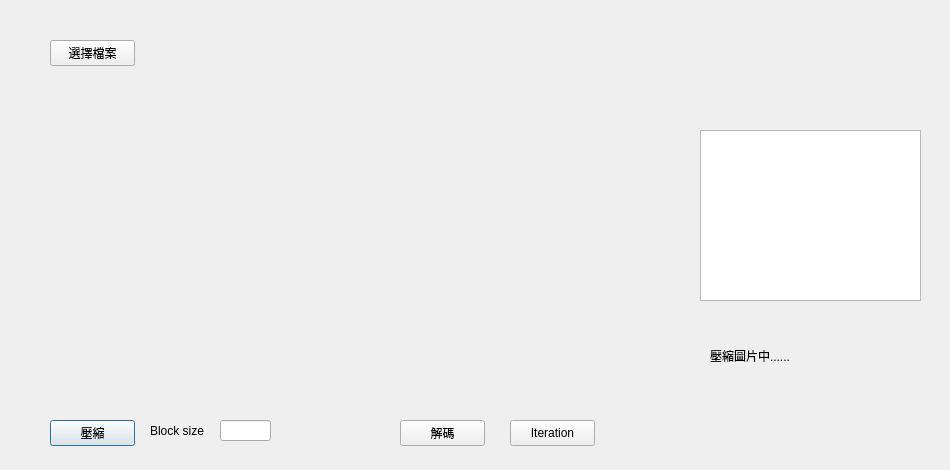
<?xml version="1.0" encoding="UTF-8"?>
<ui version="4.0">
 <class>FractalWindow</class>
 <widget class="QDialog" name="FractalWindow">
  <property name="geometry">
   <rect>
    <x>0</x>
    <y>0</y>
    <width>950</width>
    <height>470</height>
   </rect>
  </property>
  <property name="minimumSize">
   <size>
    <width>950</width>
    <height>470</height>
   </size>
  </property>
  <property name="maximumSize">
   <size>
    <width>16777215</width>
    <height>16777215</height>
   </size>
  </property>
  <property name="windowTitle">
   <string>Fractal</string>
  </property>
  <widget class="QPushButton" name="encode">
   <property name="geometry">
    <rect>
     <x>50</x>
     <y>420</y>
     <width>85</width>
     <height>26</height>
    </rect>
   </property>
   <property name="text">
    <string>壓縮</string>
   </property>
  </widget>
  <widget class="QPushButton" name="decode">
   <property name="geometry">
    <rect>
     <x>400</x>
     <y>420</y>
     <width>85</width>
     <height>26</height>
    </rect>
   </property>
   <property name="text">
    <string>解碼</string>
   </property>
  </widget>
  <widget class="QPushButton" name="Iteration">
   <property name="geometry">
    <rect>
     <x>510</x>
     <y>420</y>
     <width>85</width>
     <height>26</height>
    </rect>
   </property>
   <property name="text">
    <string>Iteration</string>
   </property>
  </widget>
  <widget class="QPushButton" name="file">
   <property name="geometry">
    <rect>
     <x>50</x>
     <y>40</y>
     <width>85</width>
     <height>26</height>
    </rect>
   </property>
   <property name="text">
    <string>選擇檔案</string>
   </property>
  </widget>
  <widget class="QTableWidget" name="table">
   <property name="geometry">
    <rect>
     <x>700</x>
     <y>130</y>
     <width>221</width>
     <height>171</height>
    </rect>
   </property>
  </widget>
  <widget class="QLabel" name="label">
   <property name="geometry">
    <rect>
     <x>150</x>
     <y>420</y>
     <width>61</width>
     <height>21</height>
    </rect>
   </property>
   <property name="text">
    <string>Block size</string>
   </property>
  </widget>
  <widget class="QLineEdit" name="block_size_input">
   <property name="geometry">
    <rect>
     <x>220</x>
     <y>420</y>
     <width>51</width>
     <height>21</height>
    </rect>
   </property>
  </widget>
  <widget class="QLabel" name="show_compressing">
   <property name="geometry">
    <rect>
     <x>710</x>
     <y>330</y>
     <width>131</width>
     <height>51</height>
    </rect>
   </property>
   <property name="text">
    <string>壓縮圖片中......</string>
   </property>
  </widget>
 </widget>
 <layoutdefault spacing="6" margin="11"/>
 <resources/>
 <connections>
  <connection>
   <sender>file</sender>
   <signal>clicked()</signal>
   <receiver>FractalWindow</receiver>
   <slot>openImage_slot()</slot>
   <hints>
    <hint type="sourcelabel">
     <x>87</x>
     <y>50</y>
    </hint>
    <hint type="destinationlabel">
     <x>75</x>
     <y>816</y>
    </hint>
   </hints>
  </connection>
  <connection>
   <sender>decode</sender>
   <signal>clicked()</signal>
   <receiver>FractalWindow</receiver>
   <slot>openFractalData_slot()</slot>
   <hints>
    <hint type="sourcelabel">
     <x>237</x>
     <y>547</y>
    </hint>
    <hint type="destinationlabel">
     <x>238</x>
     <y>818</y>
    </hint>
   </hints>
  </connection>
  <connection>
   <sender>Iteration</sender>
   <signal>clicked()</signal>
   <receiver>FractalWindow</receiver>
   <slot>iteration_slot()</slot>
   <hints>
    <hint type="sourcelabel">
     <x>529</x>
     <y>543</y>
    </hint>
    <hint type="destinationlabel">
     <x>535</x>
     <y>831</y>
    </hint>
   </hints>
  </connection>
  <connection>
   <sender>encode</sender>
   <signal>clicked()</signal>
   <receiver>FractalWindow</receiver>
   <slot>compress_slot()</slot>
   <hints>
    <hint type="sourcelabel">
     <x>105</x>
     <y>538</y>
    </hint>
    <hint type="destinationlabel">
     <x>108</x>
     <y>660</y>
    </hint>
   </hints>
  </connection>
 </connections>
 <slots>
  <slot>openImage_slot()</slot>
  <slot>openFractalData_slot()</slot>
  <slot>iteration_slot()</slot>
  <slot>compress_slot()</slot>
 </slots>
</ui>
